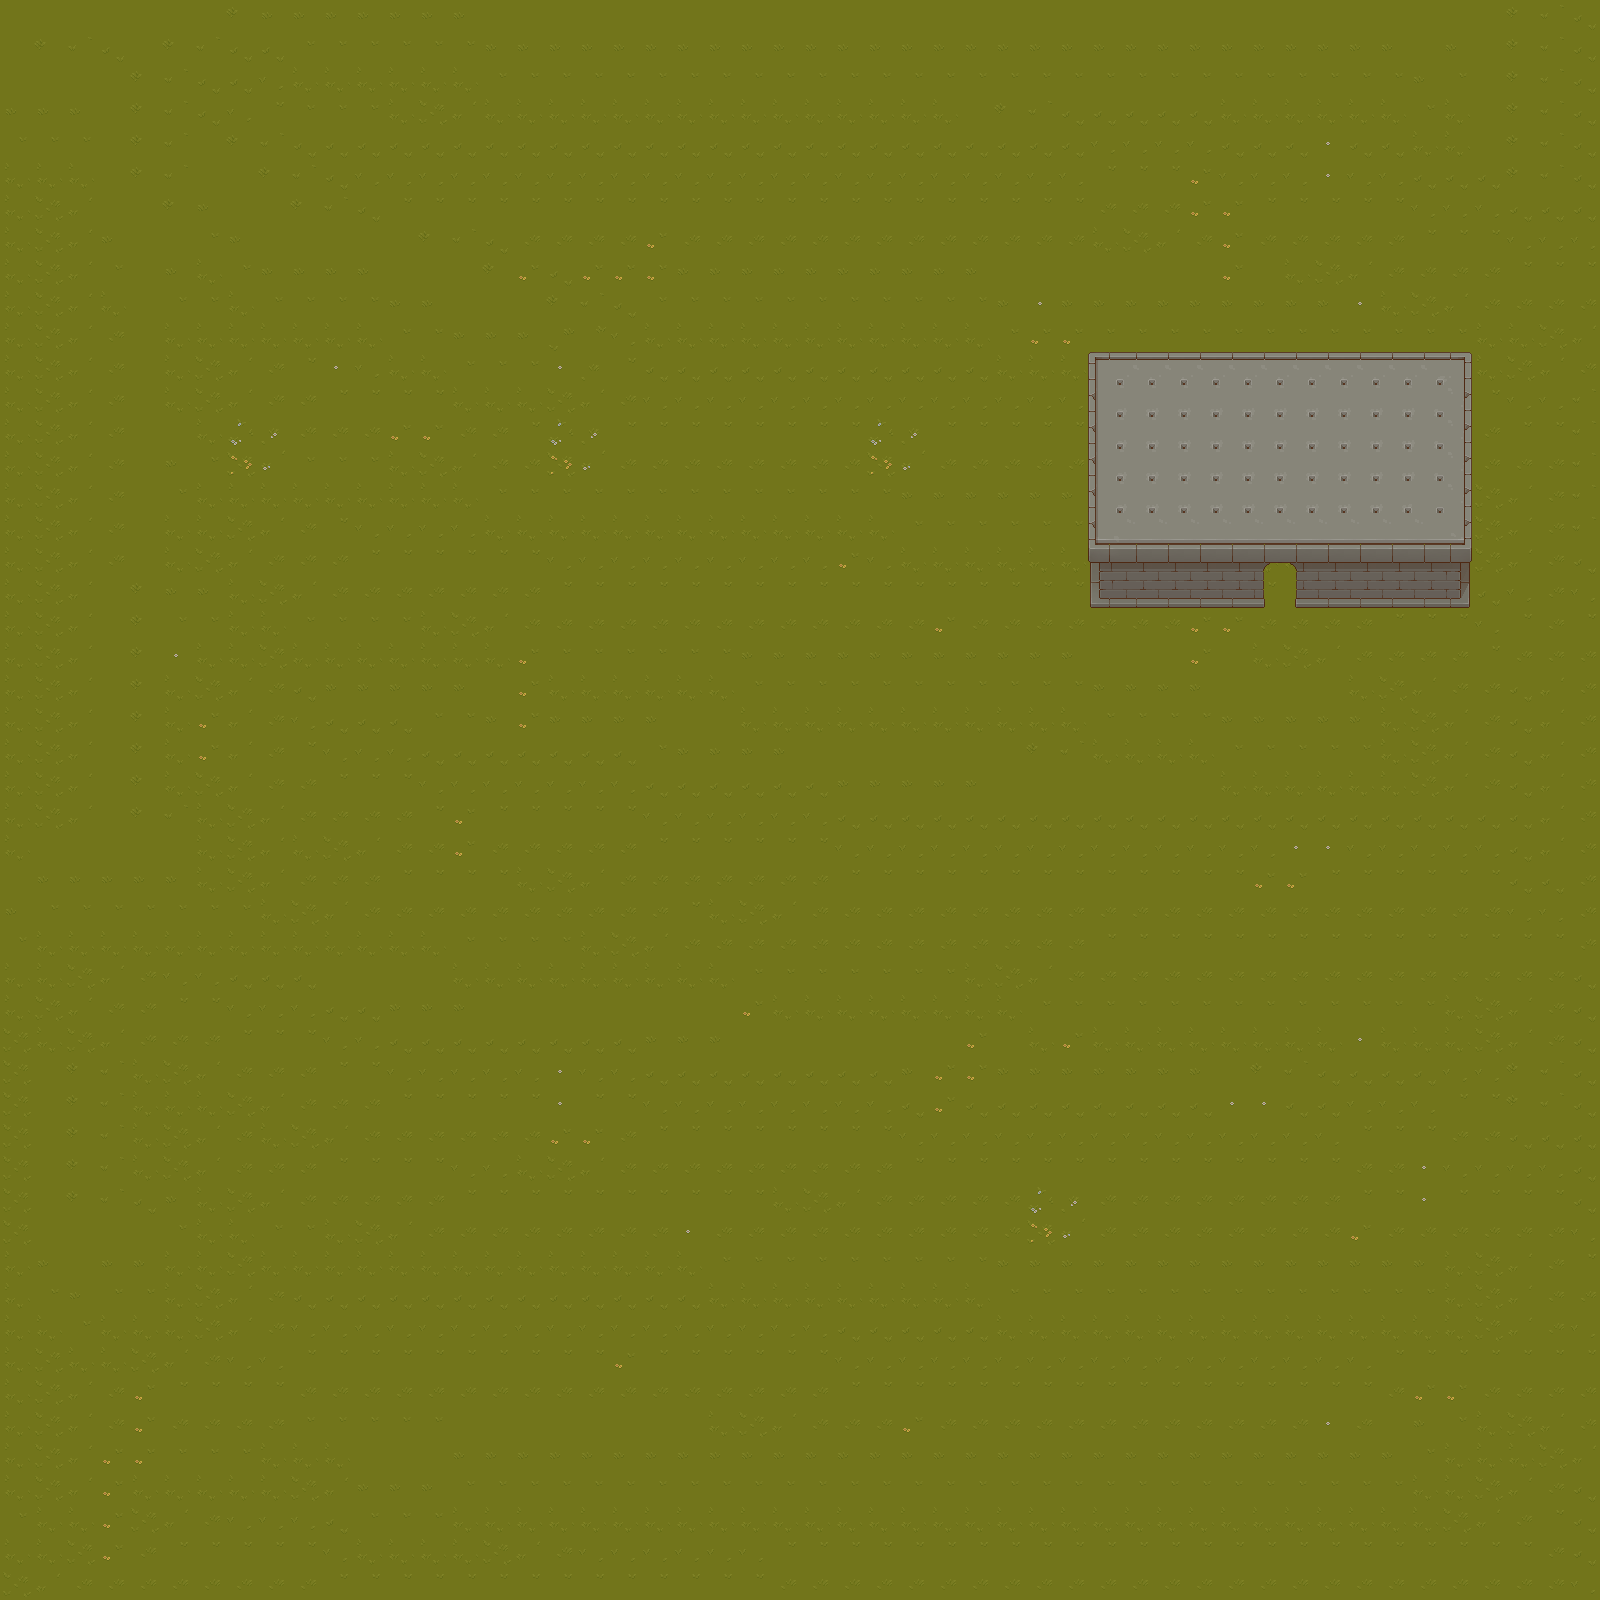

This game map was drawn from its Tiled (.tmx) file and the tilesets committed beside it. A one-line description and the trimmed map source follow:
An orthogonal 50x50 tile map with 32x32 px tiles, 3 tile layers (Tile Layer 1, Tile Layer 2, Tile Layer 3), 4 tilesets.

<map version="1.10" tiledversion="1.11.0" orientation="orthogonal" renderorder="right-down" width="50" height="50" tilewidth="32" tileheight="32" infinite="0" nextlayerid="6" nextobjectid="1">
 <tileset firstgid="1" source="../tilesets/TX Tileset Grass.tsx" />
 <tileset firstgid="65" source="../tilesets/TX Struct.tsx" />
 <tileset firstgid="321" source="../tilesets/TX Tileset Wall.tsx" />
 <tileset firstgid="577" source="../tilesets/TX Tileset Stone Ground.tsx" />
 <layer id="1" name="Tile Layer 1" width="50" height="50">
  <data>[2500 cells, 2500 non-empty, 21 distinct tile ids]</data>
 </layer>
 <layer id="3" name="Tile Layer 2" width="50" height="50">
  <data>[2500 cells, 96 non-empty, 20 distinct tile ids]</data>
 </layer>
 <layer id="5" name="Tile Layer 3" width="50" height="50">
  <data>[2500 cells, 22 non-empty, 5 distinct tile ids]</data>
 </layer>
</map>
